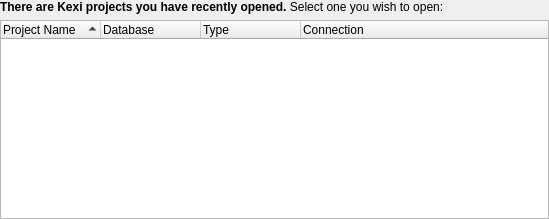
<?xml version="1.0" encoding="UTF-8"?>
<ui version="4.0">
 <class>KexiProjectSelector</class>
 <widget class="QWidget" name="KexiProjectSelector">
  <property name="geometry">
   <rect>
    <x>0</x>
    <y>0</y>
    <width>549</width>
    <height>219</height>
   </rect>
  </property>
  <property name="sizePolicy">
   <sizepolicy hsizetype="Expanding" vsizetype="Minimum">
    <horstretch>0</horstretch>
    <verstretch>0</verstretch>
   </sizepolicy>
  </property>
  <layout class="QVBoxLayout">
   <property name="margin">
    <number>0</number>
   </property>
   <item>
    <widget class="QLabel" name="label">
     <property name="sizePolicy">
      <sizepolicy hsizetype="Minimum" vsizetype="Minimum">
       <horstretch>0</horstretch>
       <verstretch>0</verstretch>
      </sizepolicy>
     </property>
     <property name="text">
      <string>&lt;b&gt;There are Kexi projects you have recently opened.&lt;/b&gt; Select one you wish to open:
</string>
     </property>
     <property name="alignment">
      <set>Qt::AlignTop</set>
     </property>
     <property name="wordWrap">
      <bool>true</bool>
     </property>
     <property name="openExternalLinks">
      <bool>true</bool>
     </property>
    </widget>
   </item>
   <item>
    <widget class="QTreeWidget" name="list">
     <property name="sizePolicy">
      <sizepolicy hsizetype="Preferred" vsizetype="MinimumExpanding">
       <horstretch>0</horstretch>
       <verstretch>1</verstretch>
      </sizepolicy>
     </property>
     <property name="minimumSize">
      <size>
       <width>0</width>
       <height>60</height>
      </size>
     </property>
     <property name="allColumnsShowFocus">
      <bool>true</bool>
     </property>
     <property name="sortingEnabled">
      <bool>true</bool>
     </property>
     <attribute name="headerShowSortIndicator" stdset="0">
      <bool>true</bool>
     </attribute>
     <property name="rootIsDecorated">
      <bool>false</bool>
     </property>
     <column>
      <property name="text">
       <string>Project Name</string>
      </property>
      <property name="clickable">
       <bool>true</bool>
      </property>
      <property name="resizable">
       <bool>true</bool>
      </property>
     </column>
     <column>
      <property name="text">
       <string>Database</string>
      </property>
      <property name="clickable">
       <bool>true</bool>
      </property>
      <property name="resizable">
       <bool>true</bool>
      </property>
     </column>
     <column>
      <property name="text">
       <string>Type</string>
      </property>
      <property name="clickable">
       <bool>true</bool>
      </property>
      <property name="resizable">
       <bool>true</bool>
      </property>
     </column>
     <column>
      <property name="text">
       <string>Connection</string>
      </property>
      <property name="clickable">
       <bool>true</bool>
      </property>
      <property name="resizable">
       <bool>true</bool>
      </property>
     </column>
    </widget>
   </item>
  </layout>
 </widget>
 <layoutdefault spacing="6" margin="11"/>
 <customwidgets/>
 <tabstops>
  <tabstop>list</tabstop>
 </tabstops>
 <resources/>
 <connections/>
</ui>
